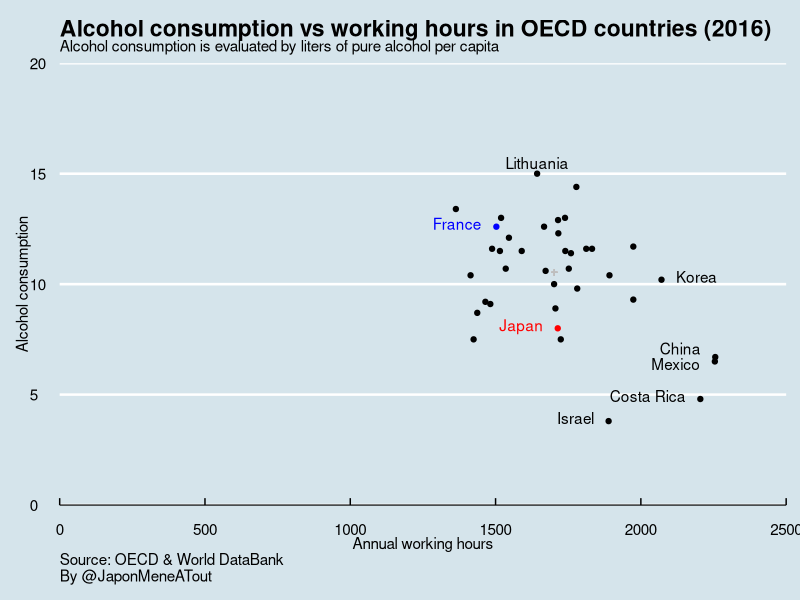
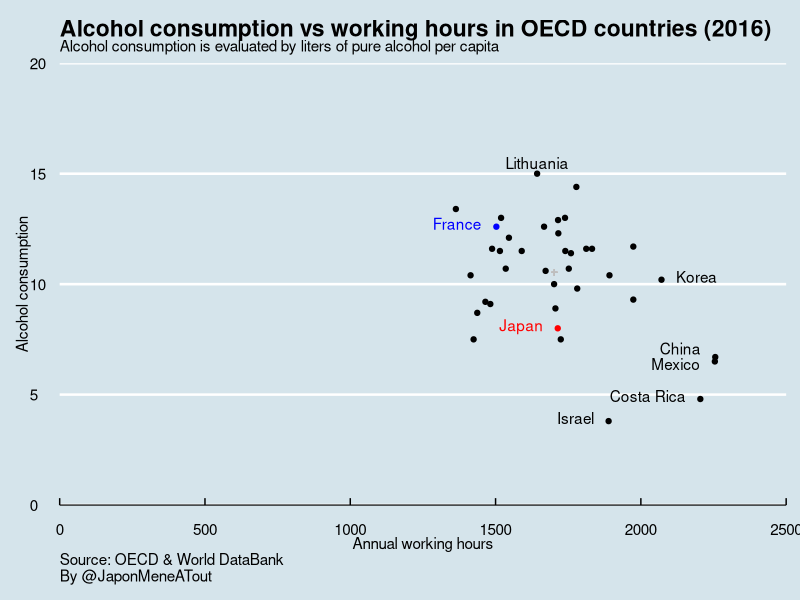

These charts were generated, in order, by the following R code:

library(tidyverse)
library(ggthemes)

alcohol <- read.csv('alcohol.csv', skip=4) %>% select(c(1,2, "X2016")) %>% rename(Alcohol = X2016)

head(alcohol)

workhours <- read.csv('workhours.csv') %>% 
    filter(Employment.status == "Total employment" & Time == 2016) %>% 
    select(COUNTRY, Country, Value) %>%
    rename(WorkHours = Value)

head(workhours)

workAlcohol <- merge(alcohol, workhours, by.x='Country.Code', by.y='COUNTRY') %>% 
    select(Country, Country.Code, Alcohol, WorkHours)

head(workAlcohol)

meanAlc <- workAlcohol$Alcohol %>% mean()
meanWork <- workAlcohol$WorkHours %>% mean()

ggplot(data = workAlcohol %>% filter(!Country %in% c('France', 'Japan', 'Korea', 'Mexico', 'Costa Rica', 'Israel')), mapping = aes(WorkHours, Alcohol)) +
    geom_point() +
    geom_point(data = workAlcohol %>% filter(Country == 'Japan'), colour='red') +
    geom_text(data = workAlcohol %>% filter(Country == 'Japan'), colour='red', aes(label=Country), hjust=1, vjust=0.25, nudge_x=-50) +
    geom_point(data = workAlcohol %>% filter(Country == 'France'), colour='blue') +
    geom_text(data = workAlcohol %>% filter(Country == 'France'), colour='blue', aes(label=Country), hjust=1, vjust=0.25, nudge_x=-50) +
    geom_point(data = workAlcohol %>% filter(Country == 'Korea')) +
    geom_text(data = workAlcohol %>% filter(Country == 'Korea'), aes(label=Country), hjust=0, vjust=0.25, nudge_x=50) +
    geom_point(data = workAlcohol %>% filter(Country == 'Mexico')) +
    geom_text(data = workAlcohol %>% filter(Country == 'Mexico'), aes(label=Country), hjust=1, vjust=0.25, nudge_x=-50, nudge_y=-0.25) +
    geom_point(data = workAlcohol %>% filter(Country == 'Costa Rica')) +
    geom_text(data = workAlcohol %>% filter(Country == 'Costa Rica'), aes(label=Country), hjust=1, vjust=0.25, nudge_x=-50) +
    geom_point(data = workAlcohol %>% filter(Country == 'Israel')) +
    geom_text(data = workAlcohol %>% filter(Country == 'Israel'), aes(label=Country), hjust=1, vjust=0.25, nudge_x=-50) +

    geom_text(data = workAlcohol %>% filter(Country == 'Lithuania'), aes(label=Country), hjust=0.5, vjust=0.25, nudge_y=0.35) +

    # adding China which was not in the OECD
    geom_point(data=data.frame(c(1)), aes(47*48, 6.7)) +
    geom_text(data= data.frame(c(1)), aes(47*48, 6.7, label='China'), hjust=1, vjust=0.25, nudge_x=-50, nudge_y=0.25) +

    geom_point(aes(meanWork, meanAlc), shape='+', size = 3, color='gray')+
#     geom_text(aes(500, 5, label='Average'))+
#     geom_text(aes(label=Country)) +
    coord_cartesian(
        expand = F,
        xlim = c(0, 2500),
        ylim = c(0, 20)
    ) +
    labs(
        title = "Alcohol consumption vs working hours in OECD countries (2016)",
        subtitle = "Alcohol consumption is evaluated by liters of pure alcohol per capita",
        caption = "Source: OECD & World DataBank\nBy @JaponMeneATout",
        y = "Alcohol consumption",
        x = "Annual working hours"
    ) +
    theme_economist() +
    theme(
        plot.caption = element_text(hjust=0)
    )

ggsave("alcohol_vs_work.png")
